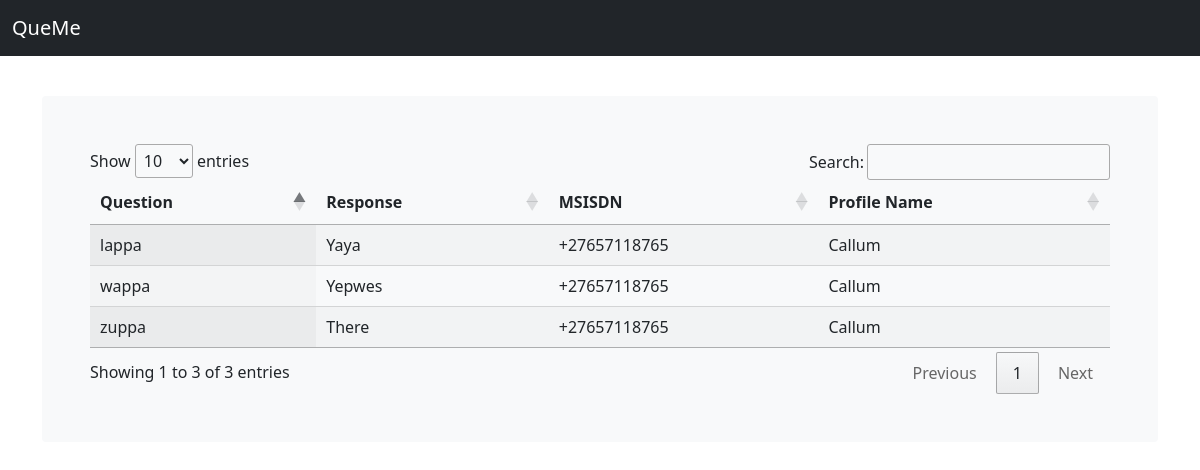
Before: /questions/responses with the older database file.
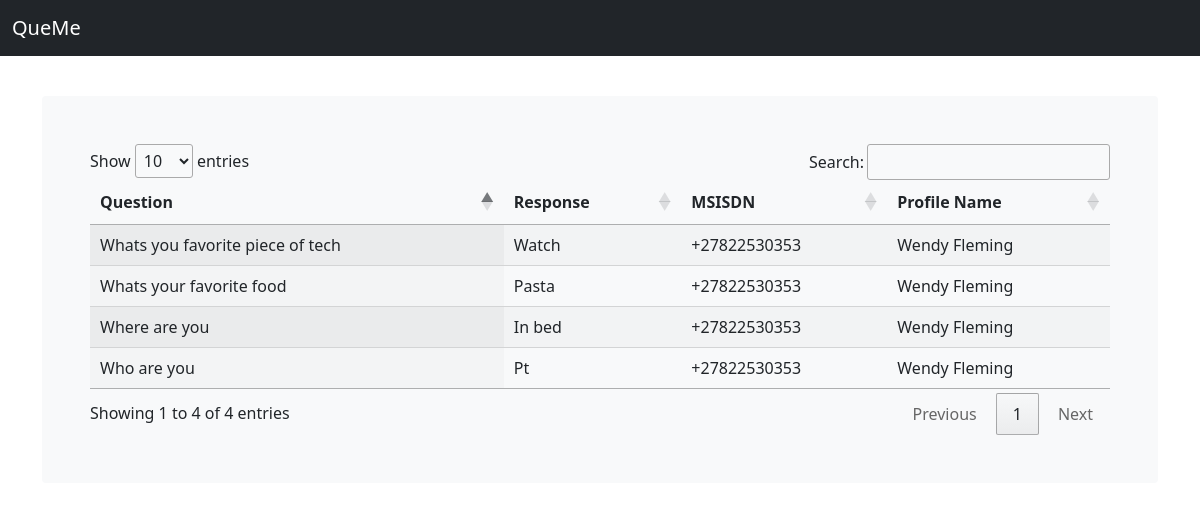
After: the same page with the newer database file.
### questions/models.py (models this page shows, shortened)
class Question(models.Model):
    content = models.TextField()
    active = models.BooleanField(default=False)
    created_at = models.DateTimeField(auto_now_add=True)
    updated_at = models.DateTimeField(auto_now=True)

class Ask(models.Model):
    question = models.ForeignKey(Question, on_delete=models.CASCADE)
    customer = models.ForeignKey(Customer, on_delete=models.CASCADE)
    answer = models.TextField(blank=True, null=True)
    status = models.TextField(default="initialized")
    created_at = models.DateTimeField(auto_now_add=True)
    updated_at = models.DateTimeField(auto_now=True)

class Customer(models.Model):
    msisdn = models.TextField()
    profile_name = models.TextField()
    created_at = models.DateTimeField(auto_now_add=True)
    updated_at = models.DateTimeField(auto_now=True)

### questions/views.py (the view)
# urls.py: path("questions/responses", message_responses),
def message_responses(request):
    table_data = []
    for ask in Ask.objects.all():
        table_data.append({"question": ask.question.content, "response": ask.answer, "msisdn": ask.customer.msisdn, "profile_name": ask.customer.profile_name})
    return render(request, 'questions/responses.html', {"table_data":table_data})

### templates/questions/responses.html (shortened to what this page needs)
{% extends 'base.html' %}
{% block content %}
<main class="container mt-5 pt-5">
<div class="bg-light p-5 rounded">
    <table id="responses" class="display">
        <thead>
            <tr>
                <th>Question</th>
                <th>Response</th>
                <th>MSISDN</th>
                <th>Profile Name</th>
            </tr>
        </thead>
        <tbody>
            {% for row in table_data %}
                <tr>
                    <td>{{row.question}}</td>
                    <td>{{row.response}}</td>
                    <td>{{row.msisdn}}</td>
                    <td>{{row.profile_name}}</td>
                </tr>
            {% endfor %}
        </tbody>
    </table>
</div>
</main>
{% endblock content %}

Changed rows visible on the page:
removed Question: question "zuppa"
removed Ask: response "There"
no longer on this page (row unchanged): Customer: msisdn "+27657118765" "+27657118765" "+27657118765", profile_name "Callum" "Callum" "Callum"
removed Question: question "lappa"
removed Ask: response "Yaya"
removed Question: question "wappa"
removed Ask: response "Yepwes"
added Question: question "Whats your favorite food"
added Ask: response "Pasta"
now on this page (row unchanged): Customer: msisdn "+27822530353" "+27822530353" "+27822530353" "+27822530353", profile_name "Wendy Fleming" "Wendy Fleming" "Wendy Fleming" "Wendy Fleming"
added Question: question "Whats you favorite piece of tech"
added Ask: response "Watch"
added Question: question "Where are you"
added Ask: response "In bed"
added Question: question "Who are you"
added Ask: response "Pt"
Other visible differences:
text written by a page script: "Show entries Search: Showing 1 to 3 of 3 entries Previous 1 Next" → "Show entries Search: Showing 1 to 4 of 4 entries Previous 1 Next"
